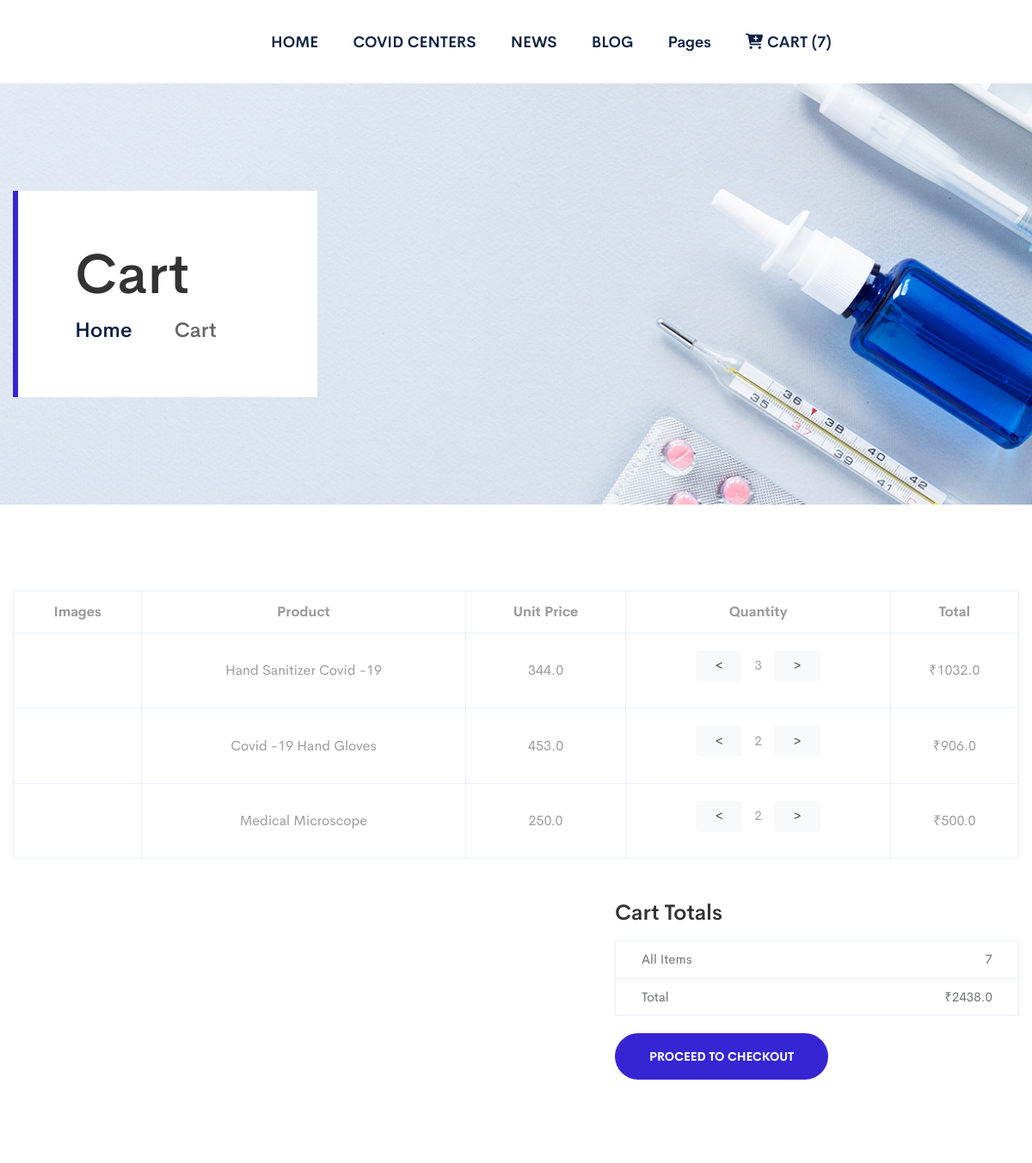
Page /shop/cart/ (signed in, upper part) on the earlier database version.
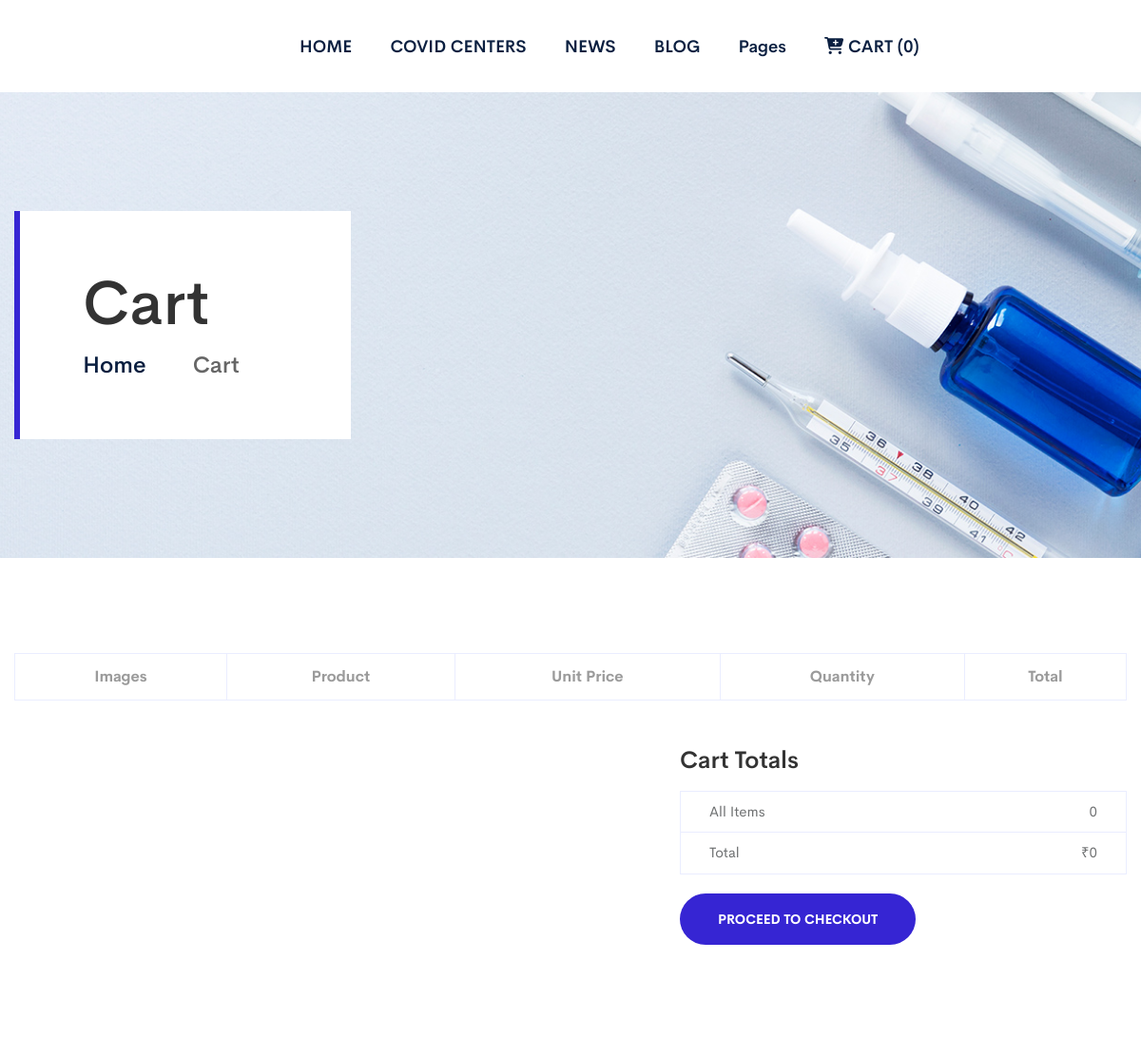
Same page on the later database version.
### ecommerce/models.py (models this page shows, shortened)
class OrderItem(models.Model):
    product = models.ForeignKey (Product, on_delete=models.SET_NULL, null=True)
    order = models.ForeignKey(Order, on_delete=models. SET_NULL, null=True)
    quantity = models.IntegerField(default=0, null=True, blank=True)
    date_added = models.DateTimeField(auto_now_add=True)
    @property
    def get_total(self):
        total = self.product.price * self.quantity
        return total

class Product(models.Model):
    name = models.CharField(max_length=200, null=True)
    price = models.FloatField()
    created_date = models.DateTimeField(auto_now_add=True,null=True, blank=True)
    image = models.ImageField(null=True, blank=True, upload_to='shop_imgs')
    image2 = models.ImageField(null=True, blank=True, upload_to='shop_imgs')
    digital = models.BooleanField(default=False,null=True, blank=True)
    slug = AutoSlugField(populate_from= 'name',   unique=True, null=True, default=None)
    desc = models.TextField(null=True, blank=True)
    high = HTMLField()
    covidEssentials = models.BooleanField(default=True)
    equipments = models.BooleanField(default=True)
    others = models.BooleanField(default=True)
    @property
    def imageURL(self):
        try:
            url = self.image.url
        except:
            url = ''
        return url

class Order(models.Model):
    customer = models.ForeignKey(Customer, on_delete=models.SET_NULL, null=True, blank=True)
    date_ordered = models.DateTimeField(auto_now_add=True)
    complete = models.BooleanField(default=False)
    transaction_id = models.CharField(max_length=100, null=True)
    @property
    def get_cart_total(self):
        orderitems = self.orderitem_set.all()
        total = sum([item.get_total for item in orderitems])
        return total
    @property
    def get_cart_items(self):
        orderitems = self.orderitem_set.all()
        total = sum([item.quantity for item in orderitems])
        return total

### ecommerce/views.py (the view)
# urls.py: path('shop/cart/', views.cart, name = 'cart'),
def cart(request):
    if request.user.is_authenticated:
        customer = request.user.customer
        order, created = Order.objects.get_or_create(customer=customer, complete=False)
        items = order.orderitem_set.all()
        cartItems = order.get_cart_items
    else:
        cookieData = cookieCart(request)
        cartItems = cookieData['cartItems']
        order = cookieData['order']
        items = cookieData['items']
    context = {
        'items': items,
        'order': order,
        'cartitems': cartItems,
    }
    return render(request, 'ecommerce/cart.html', context)

### ecommerce/templates/ecommerce/cart.html (shortened to what this page needs)
{% extends 'ecommerce/ecincludes/ecbase.html' %}
{% load static %}
    {% block body %}
        {% block header %}
        {% include 'ecommerce/ecincludes/echeader.html' %}
        {% endblock %}
        <main>
            <div class="breadcrumb-area pt-125 pb-125" style="background-image:url(/static/ecom/imgecom/bg/04.jpg)">
                <div class="container">
                    <div class="row">
                        <div class="col-xl-12">
                            <div class="breadcrumb-wrapper">
                                <div class="breadcrumb-text">
                                    <h2>cart</h2>
                                </div>
                                <ul class="breadcrumb-menu">
                                    <li><a href="index.html">home</a></li>
                                    <li><span>cart</span></li>
                                </ul>
                            </div>
                        </div>
                    </div>
                </div>
            </div>
        <section class="cart-area pt-100 pb-100">
            <div class="container">
                <div class="row">
                    <div class="col-12">
                        <form action="#">
                            <div class="table-content table-responsive">
                                <table class="table">
                                    <thead>
                                        <tr>
                                            <th class="product-thumbnail">Images</th>
                                            <th class="cart-product-name">Product</th>
                                            <th class="product-price">Unit Price</th>
                                            <th class="product-quantity">Quantity</th>
                                            <th class="product-subtotal">Total</th>
                                        </tr>
                                    </thead>
                                    <tbody>
                                        {% for item in items %}
                                        <tr>
                                            <td class="product-thumbnail"></td>
                                            <td class="product-name"><a href="#">{{ item.product.name }}</a></td>
                                            <td class="product-price"><span class="amount">{{ item.product.price }}</span></td>
                                            <td class="quantity">
                                                <div>
                                                    <button data-product={{item.product.id}} data-action="remove" class="button-16 update-cart" role="button"><</button>
                                                    <p class="nikquant">{{item.quantity}} </p>
                                                    <button data-product={{item.product.id}} data-action="add" class="button-16 update-cart" role="button">></button>
                                                </div>
                                            </td>
                                            <td class="product-subtotal"><span class="amount">₹{{ item.get_total }}</span></td>
                                        </tr>
                                        {% endfor %}
                                    </tbody>
                                </table>
                            </div>
                            <div class="row">
                                <div class="col-md-5 ml-auto">
                                    <div class="cart-page-total">
                                        <h2>Cart totals</h2>
                                        <ul class="mb-20">
                                            <li>All Items <span>{{order.get_cart_items}}</span></li>
                                            <li>Total <span>₹{{order.get_cart_total}}</span></li>
                                        </ul>
                                        {% if user.is_authenticated %}
                                        <a class="c-btn theme-btn" href="{% url 'checkout'%}">Proceed to checkout</a>
                                        {% else %}
                                        <a class="c-btn theme-btn" href="{% url 'login'%}">Login to checkout</a>
                                        {% endif%}
                                    </div>
                                </div>
                            </div>
                        </form>
                    </div>
                </div>
            </div>
        </section>
        </main>
    {% endblock %}

### ecommerce/templates/ecommerce/ecincludes/ecbase.html (shortened to what this page needs)
{% load static %}
<!doctype html>
<html class="no-js" lang="zxx">
    {% include 'ecommerce/ecincludes/echead.html' %}
    <body>
        {% block body %}{% endblock %}
    </body>
</html>

### ecommerce/templates/ecommerce/ecincludes/echead.html (shortened to what this page needs)
<head>
    <link rel="stylesheet" href="https://cdn.jsdelivr.net/npm/@fortawesome/fontawesome-free@5.15.4/css/fontawesome.min.css">
    <link rel="stylesheet" href="/static/ecom/cssecom/owl.carousel.min.css">
    <link rel="stylesheet" href="/static/ecom/fontawesome/css/all.min.css">
    <link rel="stylesheet" href="/static/ecom/cssecom/animate.min.css">
    <link rel="stylesheet" href="/static/ecom/cssecom/magnific-popup.css">
    <link rel="stylesheet" href="/static/ecom/cssecom/themify-icons.css">
    <link rel="stylesheet" href="/static/ecom/cssecom/meanmenu.css">
    <link rel="stylesheet" href="/static/ecom/cssecom/slick.css">
    <link rel="stylesheet" href="/static/ecom/cssecom/main.css">
    <link rel="stylesheet" href="/static/ecom/cssecom/responsive.css">
</head>

### ecommerce/templates/ecommerce/ecincludes/echeader.html (shortened to what this page needs)
<header>
    <div id="sticky-header" class="main-menu-area menu-01 pl-165 pr-165">
        <div class="container-fluid">
            <div class="row align-items-center">
                <div class="col-xl-3 col-lg-3">
                    <div class="logo">
                        <a href="index.html"><img src="/static/images/3cropped.png" alt=""  class="pl-60 pr-60" /></a>
                    </div>
                </div>
                <div class="col-xl-9 col-lg-9 d-none d-lg-block">
                    <div class="main-menu">
                        <nav id="mobile-menu">
                            <ul>
                                <li ><a href="{% url 'home' %}">HOME</a></li>
                                <li ><a href="{% url 'centres' %}">COVID CENTERS</a></li>
                                <li><a href="{% url 'news' %}">NEWS</a></li>
                                <li><a href="{% url 'blog' %}">BLOG</a></li>
                                <li><a href="#">pages</a></li>
                                <li><a href="{% url 'cart' %}"><i class="fas fa-cart-plus"></i> CART ({{ cartitems }})</a></li>
                            </ul>
                        </nav>
                    </div>
                </div>
            </div>
        </div>
    </div>
</header>

Differences in the rows shown:
removed OrderItem: product.name "Hand Sanitizer Covid -19", product.price "344.0", quantity "3", get_total "1032.0"
removed OrderItem: product.name "Covid -19 Hand Gloves", product.price "453.0", quantity "2", get_total "906.0"
removed OrderItem: product.name "Medical Microscope", product.price "250.0", quantity "2", get_total "500.0"
removed Order: get_cart_items "7", get_cart_total "2438.0"
added Order: get_cart_items "0", get_cart_total "0"
Other differences:
{{ cartitems }}: "7" → "0"
